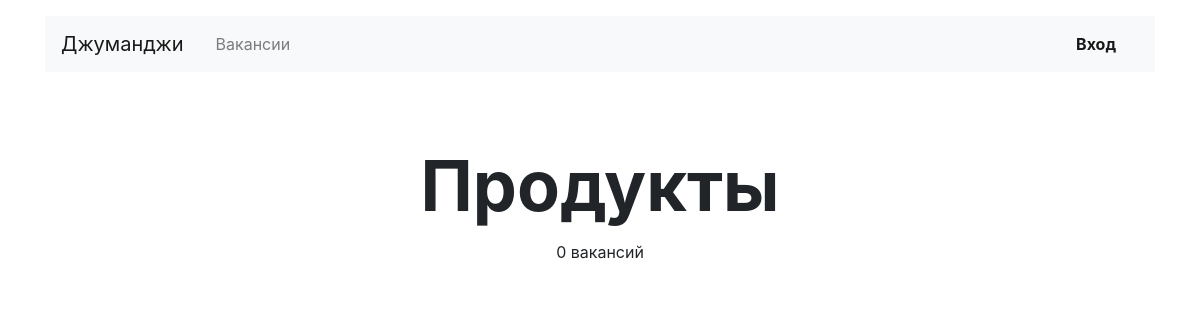
Page /vacancies/cat/products/ on the earlier database version.
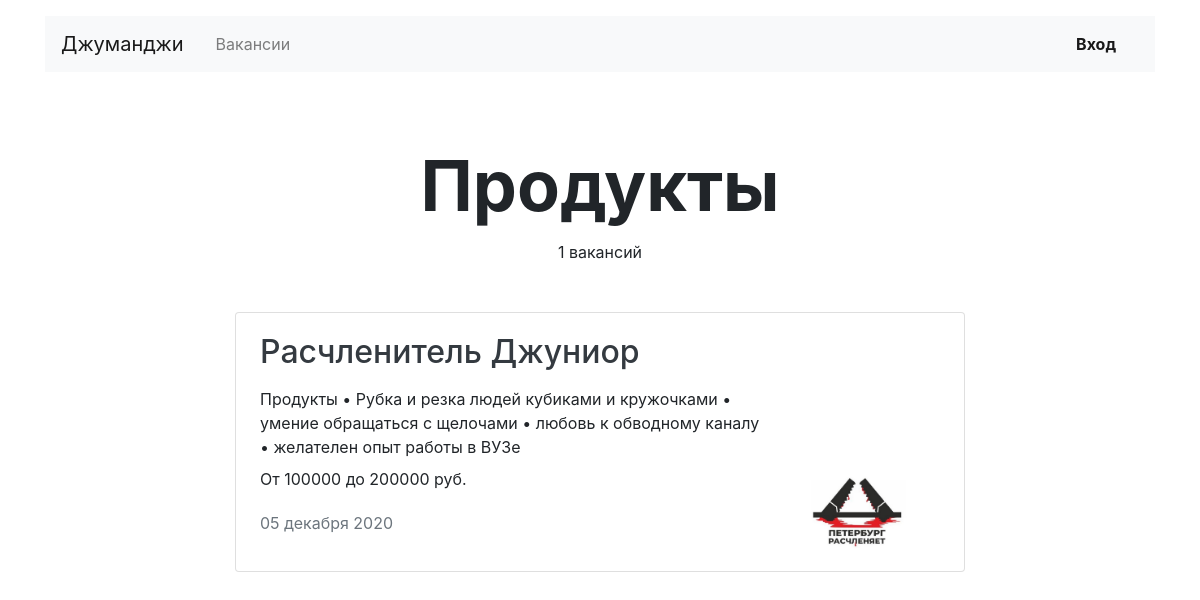
Same page on the later database version.
### vacancies/models.py (models this page shows, shortened)
class Vacancy(models.Model):
    title = models.CharField(max_length=70, verbose_name='Название вакансии')
    specialty = models.ForeignKey(Specialty, on_delete=models.CASCADE,
                                  verbose_name='Специализация', related_name='vacancies')
    company = models.ForeignKey(Company, on_delete=models.CASCADE, related_name='vacancies')
    skills = models.TextField(verbose_name='Навыки')
    description = models.TextField(verbose_name='Описание вакансии')
    salary_min = models.IntegerField(verbose_name='Зарплата от')
    salary_max = models.IntegerField(verbose_name='Зарплата до')
    published_at = models.DateField()

class Specialty(models.Model):
    code = models.CharField(max_length=20)
    title = models.CharField(max_length=70)
    picture = models.ImageField(upload_to=MEDIA_SPECIALITY_IMAGE_DIR, height_field='height_field',
                                width_field='width_field')
    height_field = 80
    width_field = 80

class Company(models.Model):
    name = models.CharField(max_length=70, verbose_name="Название компании")
    location = models.CharField(max_length=70, verbose_name="География")
    logo = models.ImageField(upload_to=MEDIA_COMPANY_IMAGE_DIR, height_field='height_field',
                             width_field='width_field', verbose_name="Логотип")
    height_field = 100
    width_field = 60
    description = models.TextField(verbose_name="Информация о компании")
    employee_count = models.IntegerField(verbose_name="Количество человек в компании")
    owner = models.OneToOneField(User, on_delete=models.CASCADE, related_name='company')

### vacancies/views/public.py (the view)
# urls.py: path('vacancies/cat/<str:specialisation>/', VacanciesSpecialView.as_view(), name="vacancies_special"),
class VacanciesSpecialView(View):
    template_name = 'vacancies_cat.html'
    def get(self, request, specialisation):
        if not Specialty.objects.filter(code__iexact=specialisation):
            raise Http404
        category = Specialty.objects.get(code=specialisation)
        cat_vacancies = Vacancy.objects.filter(specialty__code=specialisation)
        context = {
            "cat_vacancies": cat_vacancies,
            "category": category
        }
        return render(request, self.template_name, context)

### vacancies/context_processors.py (called while the page is built)
def menu(request):
    return {}

### vacancies/templatetags/additional_tags.py (called while the page is built)
@register.filter(name='split')
def slpit_filter(value, arg):
    return value.split(arg)

### vacancies/templates/vacancies_cat.html
{% extends 'base.html' %}
{% block container %}
    <section>
      <h1 class="h1 text-center mx-auto mt-4 pt-5" style="font-size: 70px;"><strong>{{ category.title }}</strong></h1>
      <p class="text-center pt-1">{{ cat_vacancies.count }} вакансий</p>
      <div class="row mt-5">
        {% for vacancy in cat_vacancies %}
        {% include 'vacancy_snippet.html' %}
      {% endfor %}
      </div>
    </section>
 {% endblock %}

### vacancies/templates/vacancy_snippet.html
  {% load additional_tags %}
        <div class="col-12 col-lg-8 offset-lg-2 m-auto">
          <div class="card mb-4">
            <div class="card-body px-4">
              <div class="row">
                <div class="col-12 col-md-8 col-lg-9">
                  <h2 class="h2 pb-2"> <a href="{% url 'vacancy' id_vacancy=vacancy.id %}" class="text-dark">{{ vacancy.title}}</a> </h2>
                  <p class="mb-2">{{ vacancy.specialty.title }} • {{ vacancy.skills|split:","|join:" • " }}</p>
                  <p>От {{ vacancy.salary_min }} до {{ vacancy.salary_max }} руб.</p>
                  <p class="text-muted pt-1">{{ vacancy.published_at }}</p>
                </div>
                <div class="col-12 col-md-4 col-lg-3 d-flex align-items-end">
                  <a href="{% url 'company' id_company=vacancy.company.id %}"><img src="{{ vacancy.company.logo.url }}" width="130" height="80" alt=""></a>
                </div>
              </div>
            </div>
          </div>
        </div>

Differences in the rows shown:
added Vacancy: title "Расчленитель Джуниор", specialty "Продукты", skills|split "Рубка и резка людей кубиками и кружочками • умение обращаться с щелочами • любовь к обводному каналу • желателен опыт работы в ВУЗе", salary_min "100000", salary_max "200000", published_at "05 декабря 2020", company.logo (picture)
Other differences:
{{ cat_vacancies.count }}: "0" → "1"
